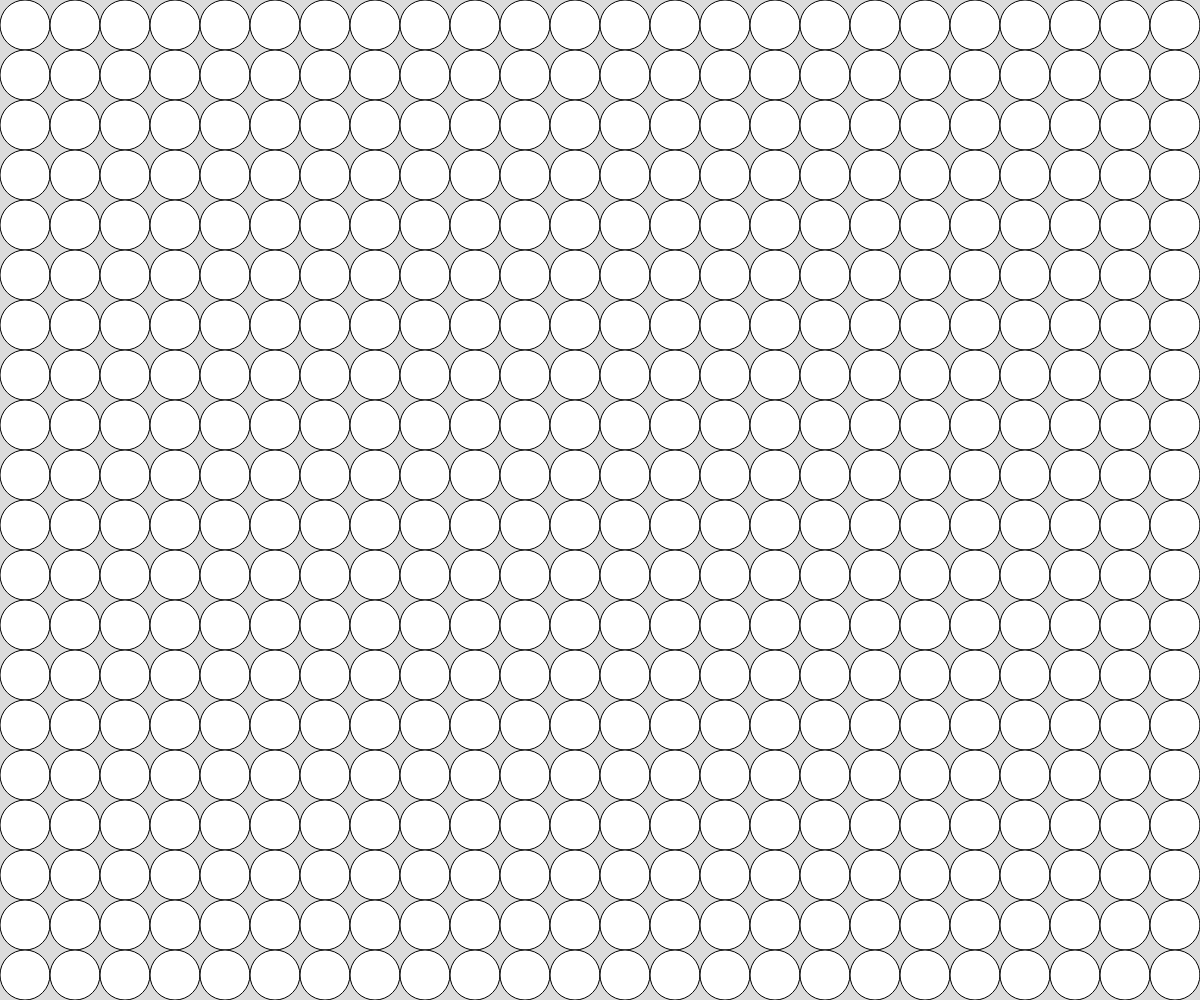
Frame 1 (no input)
Frame 60 (no input): identical to frame 1, image omitted
Frame 120 (the mouse pressed at the canvas centre since frame 60): identical to frame 1, image omitted

The p5.js sketch that drew this single still picture (run headless with seeded random() and noise() and a simulated clock; from frame 60 on, the mouse is pressed at the canvas centre):

// p5.js sketch
// ── sketch.js
let size = 50;

function setup() {
  createCanvas(innerWidth, innerHeight);


}

function draw() {
  background(220);


  for (let i = size/2; i < height; i = i + size) {

    for (let j = 0; j < width; j = j + size) {
      ellipse(j + size / 2,i, size);

    }

  }

}
